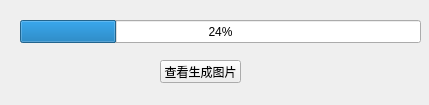
<?xml version="1.0" encoding="UTF-8"?>
<ui version="4.0">
 <class>Gen_Pic</class>
 <widget class="QWidget" name="Gen_Pic">
  <property name="windowModality">
   <enum>Qt::WindowModal</enum>
  </property>
  <property name="geometry">
   <rect>
    <x>0</x>
    <y>0</y>
    <width>429</width>
    <height>105</height>
   </rect>
  </property>
  <property name="windowTitle">
   <string>生成图片</string>
  </property>
  <property name="windowIcon">
   <iconset resource="resources/res.qrc">
    <normaloff>:/images/logo.png</normaloff>:/images/logo.png</iconset>
  </property>
  <widget class="QProgressBar" name="progressBar">
   <property name="geometry">
    <rect>
     <x>20</x>
     <y>20</y>
     <width>401</width>
     <height>23</height>
    </rect>
   </property>
   <property name="value">
    <number>24</number>
   </property>
   <property name="invertedAppearance">
    <bool>false</bool>
   </property>
  </widget>
  <widget class="QPushButton" name="pushButton">
   <property name="geometry">
    <rect>
     <x>160</x>
     <y>60</y>
     <width>81</width>
     <height>23</height>
    </rect>
   </property>
   <property name="text">
    <string>查看生成图片</string>
   </property>
  </widget>
 </widget>
 <resources>
  <include location="resources/res.qrc"/>
 </resources>
 <connections/>
</ui>
